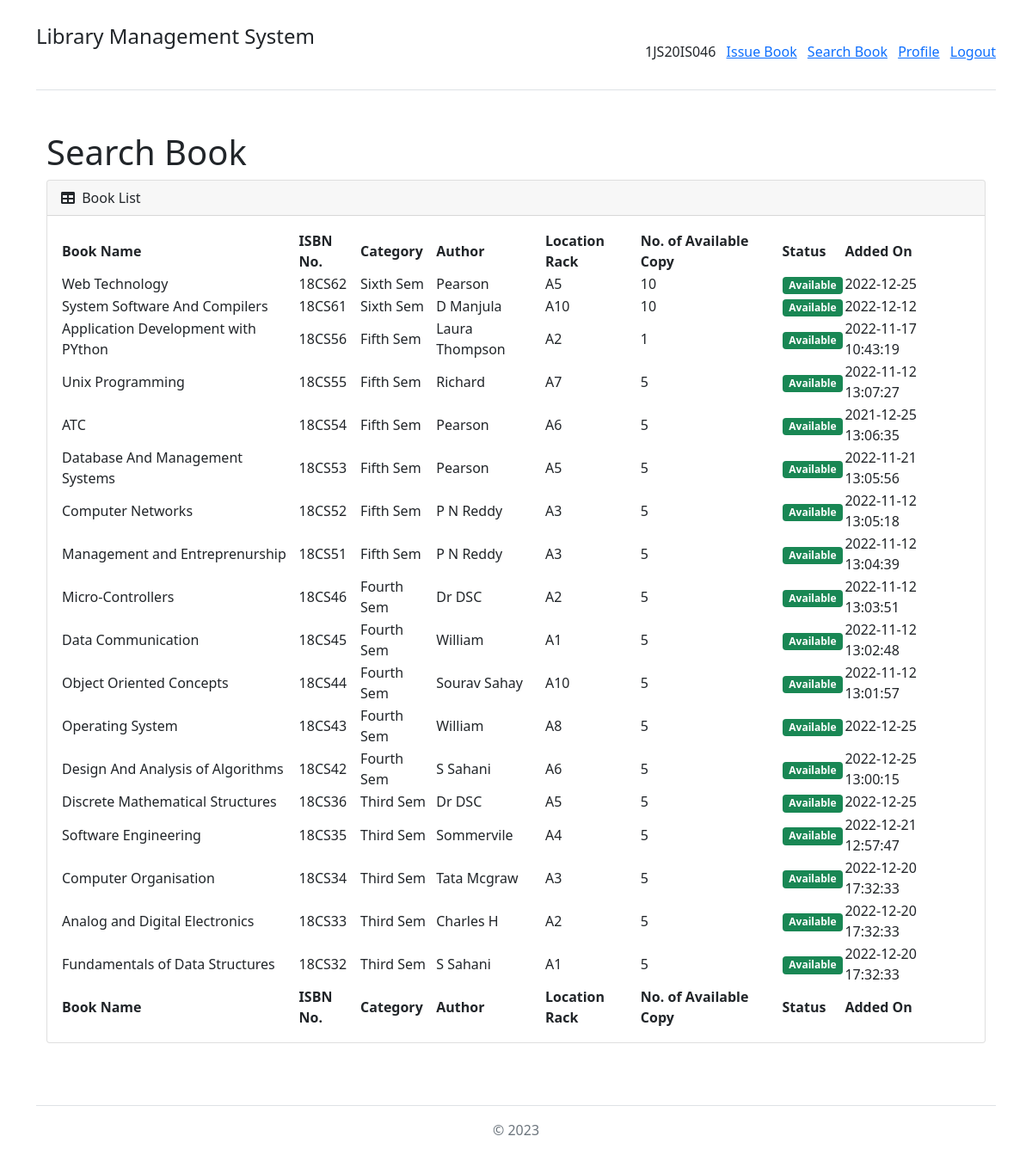
Screenshot of /search_book.php (signed in) with the database file from the repository.
### tables this page shows
CREATE TABLE `lms_book` (
  `book_id` int(11) NOT NULL,
  `book_category` varchar(200) NOT NULL,
  `book_author` varchar(200) NOT NULL,
  `book_location_rack` varchar(100) NOT NULL,
  `book_name` text NOT NULL,
  `book_isbn_number` varchar(30) NOT NULL,
  `book_no_of_copy` int(5) NOT NULL,
  `book_status` enum('Enable','Disable') NOT NULL,
  `book_added_on` varchar(30) NOT NULL,
  `book_updated_on` varchar(30) NOT NULL
);

### search_book.php (the view, shortened to what this page needs)
<?php
include 'database_connection.php';
$query = "
	SELECT * FROM lms_book
    WHERE book_status = 'Enable'
    ORDER BY book_id DESC
";
$statement = $connect->prepare($query);
$statement->execute();
include 'header.php';
?>
<div class="container-fluid py-4" style="min-height: 700px;">
	<h1>Search Book</h1>
	<div class="card mb-4">
		<div class="card-header">
			<div class="row">
				<div class="col col-md-6">
					<i class="fas fa-table me-1"></i> Book List
				</div>
				<div class="col col-md-6" align="right">
				</div>
			</div>
		</div>
		<div class="card-body">
			<table id="datatablesSimple">
				<thead>
					<tr>
						<th>Book Name</th>
						<th>ISBN No.</th>
						<th>Category</th>
						<th>Author</th>
						<th>Location Rack</th>
						<th>No. of Available Copy</th>
						<th>Status</th>
						<th>Added On</th>
					</tr>
				</thead>
				<tfoot>
					<tr>
						<th>Book Name</th>
						<th>ISBN No.</th>
						<th>Category</th>
						<th>Author</th>
						<th>Location Rack</th>
						<th>No. of Available Copy</th>
						<th>Status</th>
						<th>Added On</th>
					</tr>
				</tfoot>
				<tbody>
				<?php
				if($statement->rowCount() > 0)
				{
					foreach($statement->fetchAll() as $row)
					{
						$book_status = '';
						if($row['book_no_of_copy'] > 0)
						{
							$book_status = '<div class="badge bg-success">Available</div>';
						}
						else
						{
							$book_status = '<div class="badge bg-danger">Not Available</div>';
						}
						echo '
							<tr>
								<td>'.$row["book_name"].'</td>
								<td>'.$row["book_isbn_number"].'</td>
								<td>'.$row["book_category"].'</td>
								<td>'.$row["book_author"].'</td>
								<td>'.$row["book_location_rack"].'</td>
								<td>'.$row["book_no_of_copy"].'</td>
								<td>'.$book_status.'</td>
								<td>'.$row["book_added_on"].'</td>
							</tr>
						';
					}
				}
				else
				{
					echo '
					<tr>
						<td colspan="8" class="text-center">No Data Found</td>
					</tr>
					';
				}
				?>
				</tbody>
			</table>
		</div>
	</div>
</div>
<?php
include 'footer.php';
?>

### rows the page displays
lms_book: book_name "Web Technology", book_isbn_number "18CS62", book_category "Sixth Sem", book_author "Pearson", book_location_rack "A5", book_no_of_copy "10", shows "Available", book_added_on "2022-12-25"
lms_book: book_name "System Software And Compilers", book_isbn_number "18CS61", book_category "Sixth Sem", book_author "D Manjula", book_location_rack "A10", book_no_of_copy "10", shows "Available", book_added_on "2022-12-12"
lms_book: book_name "Application Development with PYthon", book_isbn_number "18CS56", book_category "Fifth Sem", book_author "Laura Thompson", book_location_rack "A2", book_no_of_copy "1", shows "Available", book_added_on "2022-11-17 10:43:19"
lms_book: book_name "Unix Programming", book_isbn_number "18CS55", book_category "Fifth Sem", book_author "Richard", book_location_rack "A7", book_no_of_copy "5", shows "Available", book_added_on "2022-11-12 13:07:27"
lms_book: book_name "ATC", book_isbn_number "18CS54", book_category "Fifth Sem", book_author "Pearson", book_location_rack "A6", book_no_of_copy "5", shows "Available", book_added_on "2021-12-25 13:06:35"
lms_book: book_name "Database And Management Systems", book_isbn_number "18CS53", book_category "Fifth Sem", book_author "Pearson", book_location_rack "A5", book_no_of_copy "5", shows "Available", book_added_on "2022-11-21 13:05:56"
lms_book: book_name "Computer Networks", book_isbn_number "18CS52", book_category "Fifth Sem", book_author "P N Reddy", book_location_rack "A3", book_no_of_copy "5", shows "Available", book_added_on "2022-11-12 13:05:18"
lms_book: book_name "Management and Entreprenurship", book_isbn_number "18CS51", book_category "Fifth Sem", book_author "P N Reddy", book_location_rack "A3", book_no_of_copy "5", shows "Available", book_added_on "2022-11-12 13:04:39"
lms_book: book_name "Micro-Controllers", book_isbn_number "18CS46", book_category "Fourth Sem", book_author "Dr DSC", book_location_rack "A2", book_no_of_copy "5", shows "Available", book_added_on "2022-11-12 13:03:51"
lms_book: book_name "Data Communication", book_isbn_number "18CS45", book_category "Fourth Sem", book_author "William", book_location_rack "A1", book_no_of_copy "5", shows "Available", book_added_on "2022-11-12 13:02:48"
lms_book: book_name "Object Oriented Concepts", book_isbn_number "18CS44", book_category "Fourth Sem", book_author "Sourav Sahay", book_location_rack "A10", book_no_of_copy "5", shows "Available", book_added_on "2022-11-12 13:01:57"
lms_book: book_name "Operating System", book_isbn_number "18CS43", book_category "Fourth Sem", book_author "William", book_location_rack "A8", book_no_of_copy "5", shows "Available", book_added_on "2022-12-25"
lms_book: book_name "Design And Analysis of Algorithms", book_isbn_number "18CS42", book_category "Fourth Sem", book_author "S Sahani", book_location_rack "A6", book_no_of_copy "5", shows "Available", book_added_on "2022-12-25 13:00:15"
lms_book: book_name "Discrete Mathematical Structures", book_isbn_number "18CS36", book_category "Third Sem", book_author "Dr DSC", book_location_rack "A5", book_no_of_copy "5", shows "Available", book_added_on "2022-12-25"
lms_book: book_name "Software Engineering", book_isbn_number "18CS35", book_category "Third Sem", book_author "Sommervile", book_location_rack "A4", book_no_of_copy "5", shows "Available", book_added_on "2022-12-21 12:57:47"
lms_book: book_name "Computer Organisation", book_isbn_number "18CS34", book_category "Third Sem", book_author "Tata Mcgraw", book_location_rack "A3", book_no_of_copy "5", shows "Available", book_added_on "2022-12-20 17:32:33"
lms_book: book_name "Analog and Digital Electronics", book_isbn_number "18CS33", book_category "Third Sem", book_author "Charles H", book_location_rack "A2", book_no_of_copy "5", shows "Available", book_added_on "2022-12-20 17:32:33"
lms_book: book_name "Fundamentals of Data Structures", book_isbn_number "18CS32", book_category "Third Sem", book_author "S Sahani", book_location_rack "A1", book_no_of_copy "5", shows "Available", book_added_on "2022-12-20 17:32:33"

### other values shown
$_SESSION['user_id'] "1JS20IS046"
